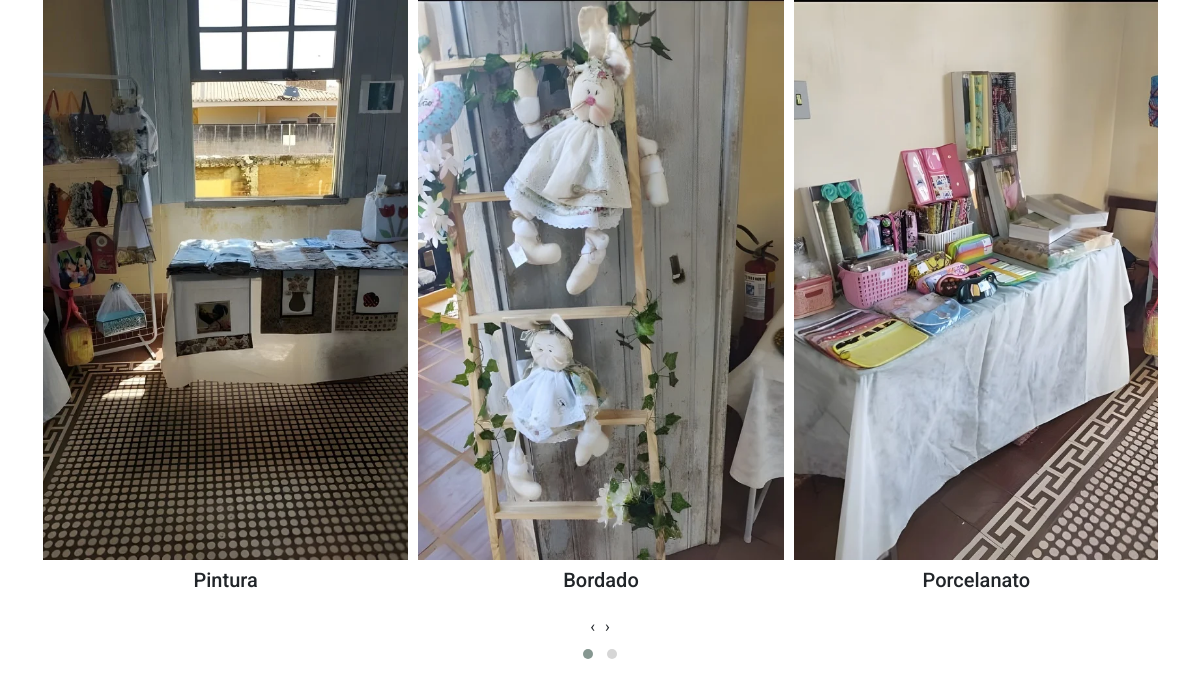
Page /galeria/ on the committed database.
### galeria/models.py (models this page shows, shortened)
class Imagem(models.Model):
    titulo = models.CharField(max_length=100)
    imagem = models.ImageField(upload_to='imagens/')
    criado_em = models.DateTimeField(auto_now_add=True)

### galeria/views.py (the view)
# urls.py: path('', views.lista_imagens, name='galeria'),
def lista_imagens(request):
    imagens = Imagem.objects.all().order_by('-criado_em')
    return render(request, 'galeria/galeria.html', {'imagens': imagens})

### galeria/templates/galeria/galeria.html (shortened to what this page needs)
{% extends 'base.html' %}
{% load static %}
{% block content %}
  <section class="galeria">
      {% include 'galeria/carrossel.html' with imagens=imagens %}
  </section>
{% endblock %}

### galeria/templates/galeria/carrossel.html
{% load static %}
<article class="container">
  <div class="owl-carousel owl-theme">
    {% for imagem in imagens %}
      <div class="item">
        <img src="{{ imagem.imagem.url }}" alt="{{ imagem.titulo }}" class="img-fluid">
        <h5 class="text-center mt-2">{{ imagem.titulo }}</h5>
      </div>
    {% endfor %}
  </div>
</article>

### home/static/css/style.css (style rules this page uses)
:root { --nav-height: 108px; --nav-color: #543f14; --nav-hover: #a0957f; --color1: #a0957f; --color2: #ebdfc9; --color3: #0a0a0a; --color4: #fefefe; }
* { font-family: "Roboto", sans-serif; }
.owl-carousel .owl-item img { height: 70dvh; object-fit: cover; }

### rows in the picture
Imagem: imagem (picture), titulo "Pintura"
Imagem: imagem (picture), titulo "Bordado"
Imagem: imagem (picture), titulo "Porcelanato"
